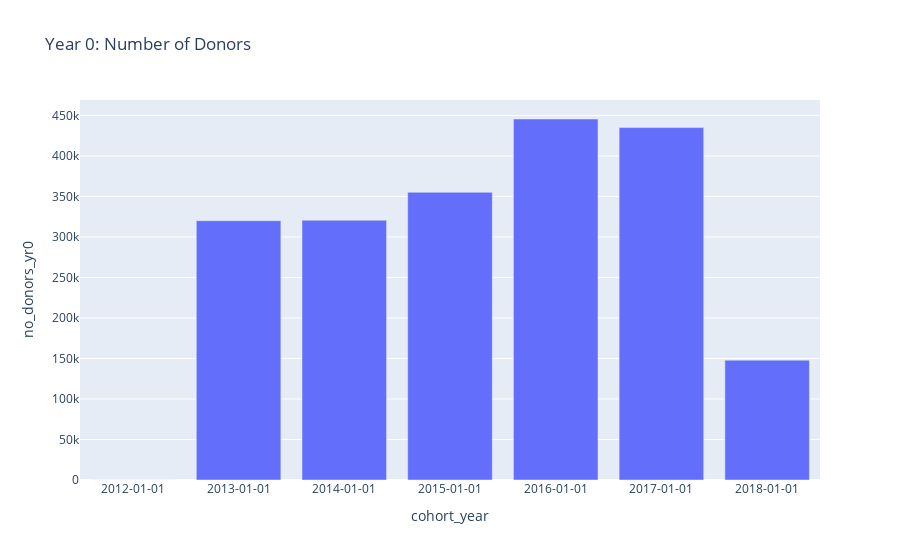

The notebook cell saved with this chart:
### Code cell
fig = px.bar(df5, x="cohort_year", y='no_donors_yr0',
            title="Year 0: Number of Donors")
 #barmode='group', labels={'index':'year', 'y':'amount ($)'}, 
fig.update_xaxes(type='category')
fig.show()

### Figure 1 — Plotly figure (JSON) as saved in the notebook; plotly's stock layout.template omitted (floating-point values rounded to 4 significant figures)
{"data": [{"alignmentgroup": "True", "hovertemplate": "cohort_year=%{x}<br>no_donors_yr0=%{y}<extra></extra>", "legendgroup": "", "marker": {"color": "#636efa"}, "name": "", "offsetgroup": "", "orientation": "v", "showlegend": false, "textposition": "auto", "type": "bar", "x": ["2012-01-01", "2013-01-01", "2014-01-01", "2015-01-01", "2016-01-01", "2017-01-01", "2018-01-01"], "xaxis": "x", "y": [141, 320069, 320673, 355137, 445598, 434991, 147945], "yaxis": "y"}], "layout": {"barmode": "relative", "legend": {"tracegroupgap": 0}, "title": {"text": "Year 0: Number of Donors"}, "xaxis": {"anchor": "y", "domain": [0, 1], "title": {"text": "cohort_year"}, "type": "category"}, "yaxis": {"anchor": "x", "domain": [0, 1], "title": {"text": "no_donors_yr0"}}}}
